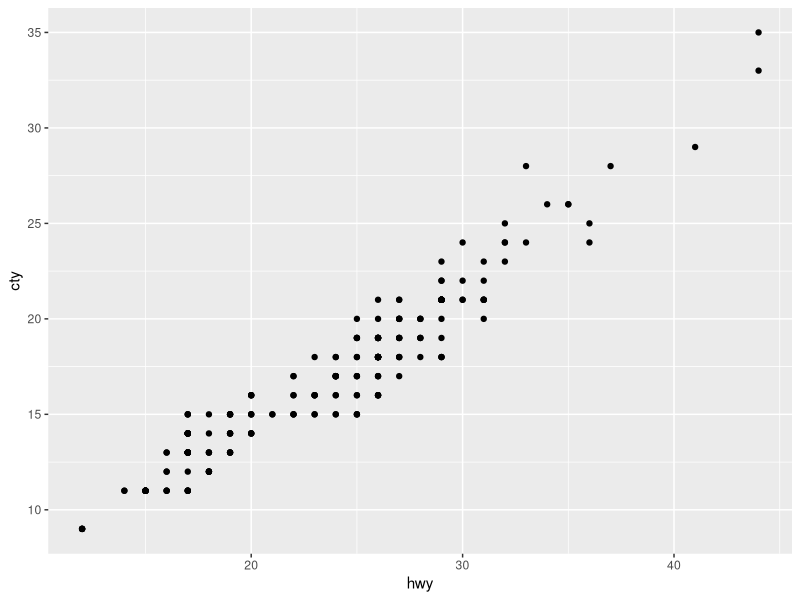
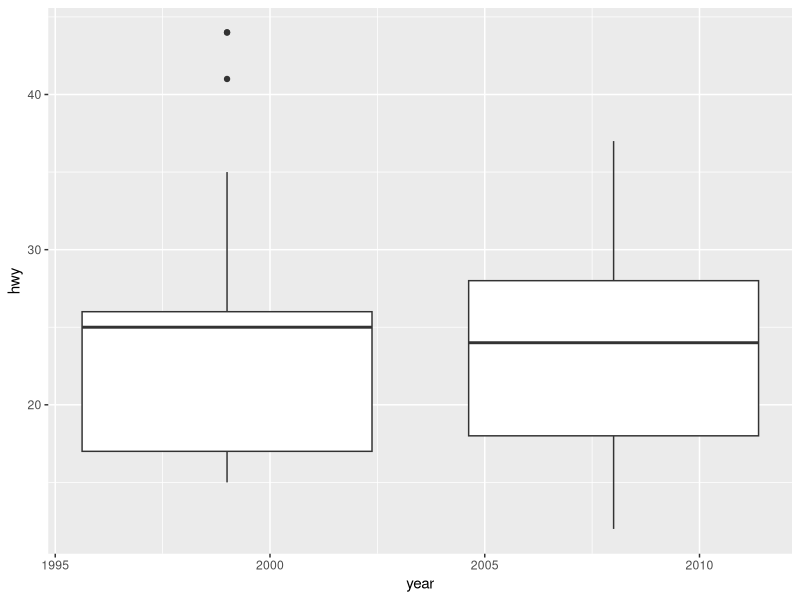
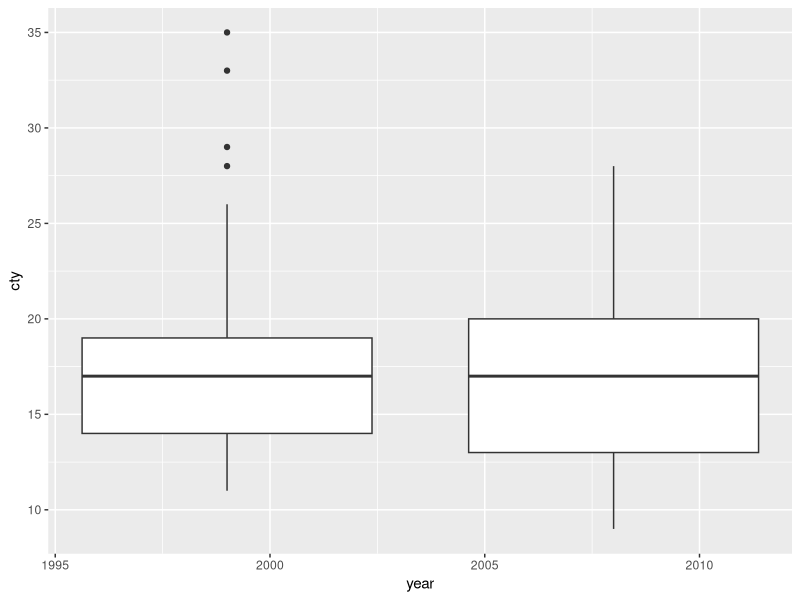

Reproduce these figures in R, in order.
## ---- chunk 1
knitr::opts_chunk$set(echo = TRUE)
## ---- chunk 2
a0 <- 1
a0
## ---- chunk 3
fahr <- c(15, -10)
cel <- c()
for (temp in c(15, -10)) {
  cel <- c(cel, (temp-32)*5/9)
}
print(cel)
## ---- chunk 4
vec200 <- c()
for (x in c(1:200)) {
  if (x %% 2 == 0) {
    vec200 <- c(vec200, 0)
  }
  else {
    vec200 <- c(vec200, 1)
  }
}
print(vec200)
## ---- chunk 5
numPerfect <- 0
#test <- c()
for (x in c(1:1001)) {
  sqrt <- x^0.5
  if (sqrt == round(sqrt)) {
    numPerfect = numPerfect + 1
    #test <- c(test, x)
  }
}
print(numPerfect)
#test
## ---- chunk 6
library('ggplot2')
#meanHwy <- aggregate(. ~ model, data = mpg[, c('model', 'hwy')], mean)
#meanHwy <- aggregate(hwy ~ model, data = mpg, mean) #alternative format
#sortHwy <- meanHwy[order(-meanHwy[,2], meanHwy[,1]), ]
#top3 <- mpg[mpg$model == c('corolla', 'new beetle', 'civic'), ]
#top3

sortHwy <- mpg[order(-mpg$hwy), ]
top3 <- sortHwy[1:3, ]
print(top3)
## ---- chunk 7
chooseCompact <- mpg[mpg$class == 'compact', ]
numCompact <- length(unique(chooseCompact$model))
print(numCompact)
## ---- chunk 8
feffScatter = ggplot(mpg, aes(x=hwy, y=cty)) + geom_point()
feffScatter
## ---- chunk 9
hwyBox <- ggplot(mpg, aes(group=year, x=year, y=hwy)) + geom_boxplot()
hwyBox
summary(mpg[mpg$year == '1999', ][, c('year', 'hwy')])
summary(mpg[mpg$year == '2008', ][, c('year', 'hwy')])
ctyBox <- ggplot(mpg, aes(group=year, x=year, y=cty)) + geom_boxplot()
ctyBox
summary(mpg[mpg$year == '1999', ][, c('year', 'cty')])
summary(mpg[mpg$year == '2008', ][, c('year', 'cty')])
